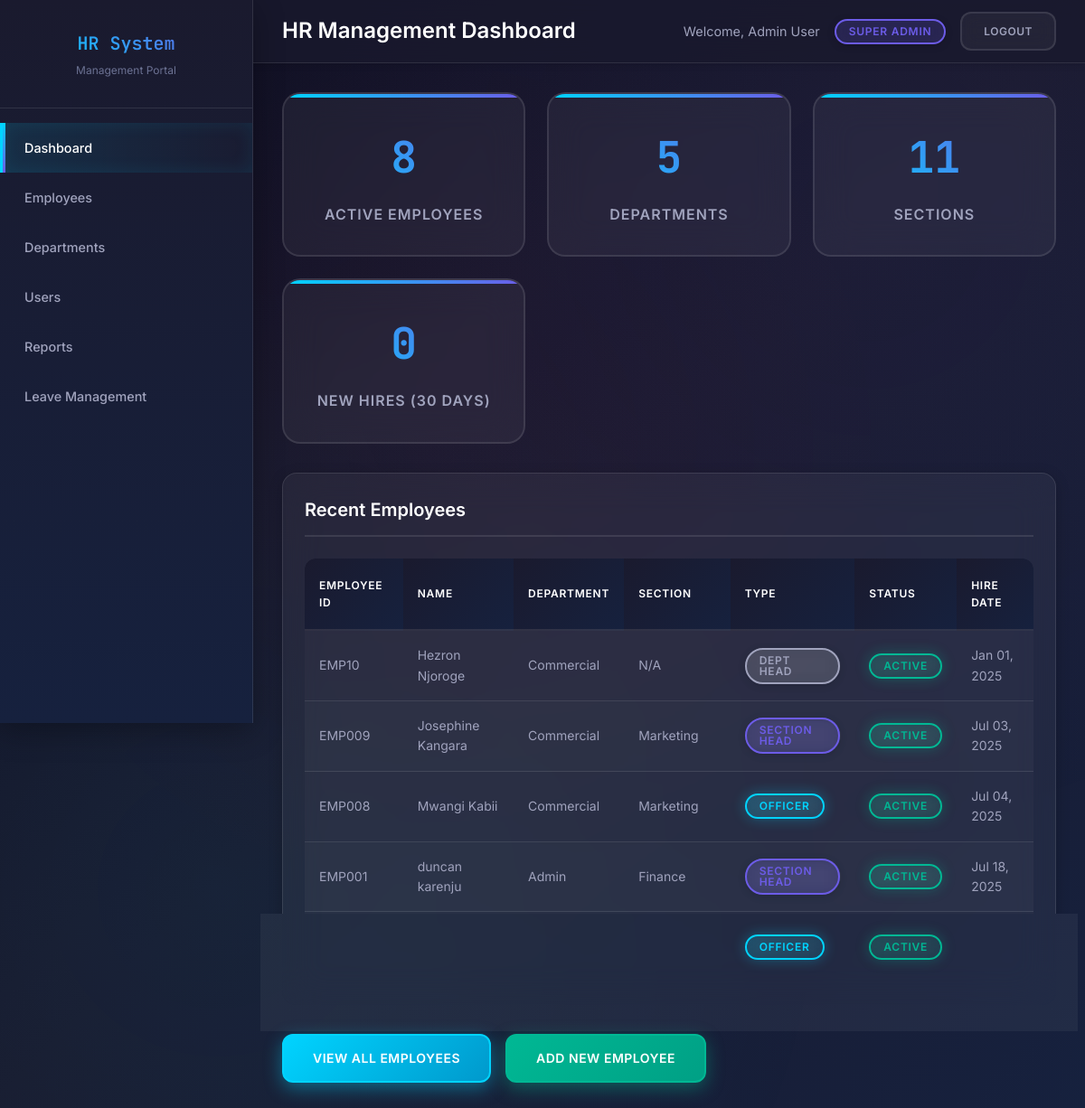
/dashboard.php (signed in), run on the app's committed database.
### tables this page shows
CREATE TABLE `departments` (
  `id` int(11) NOT NULL,
  `name` varchar(100) NOT NULL,
  `description` text DEFAULT NULL,
  `created_at` timestamp NOT NULL DEFAULT current_timestamp(),
  `updated_at` timestamp NOT NULL DEFAULT current_timestamp() ON UPDATE current_timestamp()
);

CREATE TABLE `employees` (
  `id` int(11) NOT NULL,
  `employee_id` varchar(50) DEFAULT NULL,
  `first_name` varchar(100) DEFAULT NULL,
  `last_name` varchar(100) DEFAULT NULL,
  `national_id` int(10) NOT NULL,
  `email` varchar(255) DEFAULT NULL,
  `designation` varchar(50) NOT NULL,
  `phone` varchar(20) DEFAULT NULL,
  `date_of_birth` date NOT NULL,
  `address` text DEFAULT NULL,
  `department_id` int(11) DEFAULT NULL,
  `section_id` int(11) DEFAULT NULL,
  `position` varchar(100) DEFAULT NULL,
  `salary` decimal(10,2) DEFAULT NULL,
  `hire_date` date DEFAULT NULL,
  `employment_type` varchar(20) NOT NULL,
  `employee_type` varchar(20) NOT NULL,
  `profile_image_url` varchar(500) DEFAULT NULL,
  `created_at` timestamp NOT NULL DEFAULT current_timestamp(),
  `updated_at` timestamp NOT NULL DEFAULT current_timestamp() ON UPDATE current_timestamp(),
  `employee_status` enum('active','inactive','resigned','fired','retired') NOT NULL DEFAULT 'active'
);

CREATE TABLE `sections` (
  `id` int(11) NOT NULL,
  `name` varchar(100) NOT NULL,
  `description` text DEFAULT NULL,
  `department_id` int(11) DEFAULT NULL,
  `created_at` timestamp NOT NULL DEFAULT current_timestamp(),
  `updated_at` timestamp NOT NULL DEFAULT current_timestamp() ON UPDATE current_timestamp()
);

### dashboard.php (the view, shortened to what this page needs)
<?php
$user = [
    'first_name' => isset($_SESSION['user_name']) ? explode(' ', $_SESSION['user_name'])[0] : 'User',
    'last_name' => isset($_SESSION['user_name']) ? (explode(' ', $_SESSION['user_name'])[1] ?? '') : '',
    'role' => $_SESSION['user_role'] ?? 'guest',
    'id' => $_SESSION['user_id']
];
function hasPermission($requiredRole) {
    $userRole = $_SESSION['user_role'] ?? 'guest';
    $roles = [
        'super_admin' => 3,
        'hr_manager' => 2,
        'dept_head' => 1,
        'employee' => 0
    ];
    $userLevel = $roles[$userRole] ?? 0;
    $requiredLevel = $roles[$requiredRole] ?? 0;
    return $userLevel >= $requiredLevel;
}
function getEmployeeTypeBadge($type) {
    $badges = [
        'full_time' => 'badge-primary',
        'part_time' => 'badge-info',
        'contract' => 'badge-warning',
        'temporary' => 'badge-secondary',
        'officer' => 'badge-primary',
        'section_head' => 'badge-info',
        'manager' => 'badge-success'
    ];
    return $badges[$type] ?? 'badge-light';
}
function getEmployeeStatusBadge($status) {
    $badges = [
        'active' => 'badge-success',
        'on_leave' => 'badge-warning',
        'terminated' => 'badge-danger',
        'resigned' => 'badge-secondary'
    ];
    return $badges[$status] ?? 'badge-light';
}
function formatDate($date) {
    return date('M d, Y', strtotime($date));
}
$conn = getConnection();
$result = $conn->query("SELECT COUNT(*) as count FROM employees WHERE employee_status = 'active'");
$totalEmployees = $result->fetch_assoc()['count'];
$result = $conn->query("SELECT COUNT(*) as count FROM departments");
$totalDepartments = $result->fetch_assoc()['count'];
$result = $conn->query("SELECT COUNT(*) as count FROM sections");
$totalSections = $result->fetch_assoc()['count'];
$result = $conn->query("SELECT COUNT(*) as count FROM employees WHERE hire_date >= (CURDATE() - INTERVAL 30 DAY)");
$recentHires = $result->fetch_assoc()['count'];
$result = $conn->query("
    SELECT e.*,
           e.first_name,
           e.last_name,
           d.name as department_name,
           s.name as section_name
    FROM employees e
    LEFT JOIN departments d ON e.department_id = d.id
    LEFT JOIN sections s ON e.section_id = s.id
    ORDER BY e.created_at DESC
    LIMIT 5
");
$recentEmployees = [];
if ($result) {
    while ($row = $result->fetch_assoc()) {
        $recentEmployees[] = $row;
    }
}
?>
<!DOCTYPE html>
<html lang="en">
<head>
    <link rel="stylesheet" href="style.css">
</head>
<body>
    <div class="container">
        <div class="sidebar">
            <div class="sidebar-brand">
                <h1>HR System</h1>
                <p>Management Portal</p>
            </div>
            <nav class="nav">
                <ul>
                    <li><a href="dashboard.php" class="active">Dashboard</a></li>
                    <li><a href="employees.php">Employees</a></li>
                    <?php if (hasPermission('hr_manager')): ?>
                    <li><a href="departments.php">Departments</a></li>
                    <?php endif; ?>
                    <?php if (hasPermission('super_admin')): ?>
                    <li><a href="users.php">Users</a></li>
                    <?php endif; ?>
                    <?php if (hasPermission('hr_manager')): ?>
                    <li><a href="reports.php">Reports</a></li>
                    <?php endif; ?>
                    <?php if (hasPermission('hr_manager')|| hasPermission('super_admin')||hasPermission('dept_head')||hasPermission('officer')): ?>
                    <li><a href="leave_management.php">Leave Management</a></li>
                    <?php endif; ?>
                </ul>
            </nav>
        </div>
        <div class="main-content">
            <div class="header">
                <h1>HR Management Dashboard</h1>
                <div class="user-info">
                    <span>Welcome, <?php echo htmlspecialchars($user['first_name'] . ' ' . $user['last_name']); ?></span>
                    <span class="badge badge-info"><?php echo ucwords(str_replace('_', ' ', $user['role'])); ?></span>
                    <a href="logout.php" class="btn btn-secondary btn-sm">Logout</a>
                </div>
            </div>
            <div class="content">
                <div class="stats-grid">
                    <div class="stat-card">
                        <h3><?php echo $totalEmployees; ?></h3>
                        <p>Active Employees</p>
                    </div>
                    <div class="stat-card">
                        <h3><?php echo $totalDepartments; ?></h3>
                        <p>Departments</p>
                    </div>
                    <div class="stat-card">
                        <h3><?php echo $totalSections; ?></h3>
                        <p>Sections</p>
                    </div>
                    <div class="stat-card">
                        <h3><?php echo $recentHires; ?></h3>
                        <p>New Hires (30 days)</p>
                    </div>
                </div>
                <div class="table-container">
                    <h3>Recent Employees</h3>
                    <table class="table">
                        <thead>
                            <tr>
                                <th>Employee ID</th>
                                <th>Name</th>
                                <th>Department</th>
                                <th>Section</th>
                                <th>Type</th>
                                <th>Status</th>
                                <th>Hire Date</th>
                            </tr>
                        </thead>
                        <tbody>
                            <?php if (empty($recentEmployees)): ?>
                                <tr>
                                    <td colspan="7" class="text-center">No employees found</td>
                                </tr>
                            <?php else: ?>
                                <?php foreach ($recentEmployees as $employee): ?>
                                <tr>
                                    <td><?php echo htmlspecialchars($employee['employee_id']); ?></td>
                                    <td><?php echo htmlspecialchars($employee['first_name'] . ' ' . $employee['last_name']); ?></td>
                                    <td><?php echo htmlspecialchars($employee['department_name'] ?? 'N/A'); ?></td>
                                    <td><?php echo htmlspecialchars($employee['section_name'] ?? 'N/A'); ?></td>
                                    <td>
                                        <span class="badge <?php echo getEmployeeTypeBadge($employee['employee_type'] ?? ''); ?>">
                                            <?php
                                            $type = $employee['employee_type'] ?? '';
                                            echo $type ? ucwords(str_replace('_', ' ', $type)) : 'N/A';
                                            ?>
                                        </span>
                                    </td>
                                    <td>
                                        <span class="badge <?php echo getEmployeeStatusBadge($employee['employee_status'] ?? ''); ?>">
                                            <?php
                                            $status = $employee['employee_status'] ?? '';
                                            echo $status ? ucwords($status) : 'N/A';
                                            ?>
                                        </span>
                                    </td>
                                    <td><?php echo formatDate($employee['hire_date']); ?></td>
                                </tr>
                                <?php endforeach; ?>
                            <?php endif; ?>
                        </tbody>
                    </table>
                </div>
                <div class="action-buttons">
                    <a href="employees.php" class="btn btn-primary">View All Employees</a>
                    <?php if (hasPermission('hr_manager')): ?>
                        <a href="employees.php?action=add" class="btn btn-success">Add New Employee</a>
                    <?php endif; ?>
                </div>
            </div>
        </div>
    </div>
</body>
</html>

### data on the page
departments: name "Admin User"
employees: employee "EMP10", first_name+last_name "Hezron Njoroge", department.name "Commercial", section_name "N/A", employee_type "DEPT HEAD", employee_status "ACTIVE", hire_date "Jan 01, 2025"
employees: employee "EMP009", first_name+last_name "Josephine Kangara", department.name "Commercial", section.name "Marketing", employee_type "SECTION HEAD", employee_status "ACTIVE", hire_date "Jul 03, 2025"
employees: employee "EMP008", first_name+last_name "Mwangi Kabii", department.name "Commercial", section.name "Marketing", employee_type "OFFICER", employee_status "ACTIVE", hire_date "Jul 04, 2025"
employees: employee "EMP001", first_name+last_name "duncan karenju", department.name "Admin", section.name "Finance", employee_type "SECTION HEAD", employee_status "ACTIVE", hire_date "Jul 18, 2025"
employees: employee_type "OFFICER", employee_status "ACTIVE"

### other printed values
str_replace('_', ' ', $user['role']) "SUPER ADMIN"
$totalEmployees "8"
$totalDepartments "5"
$totalSections "11"
$recentHires "0"
